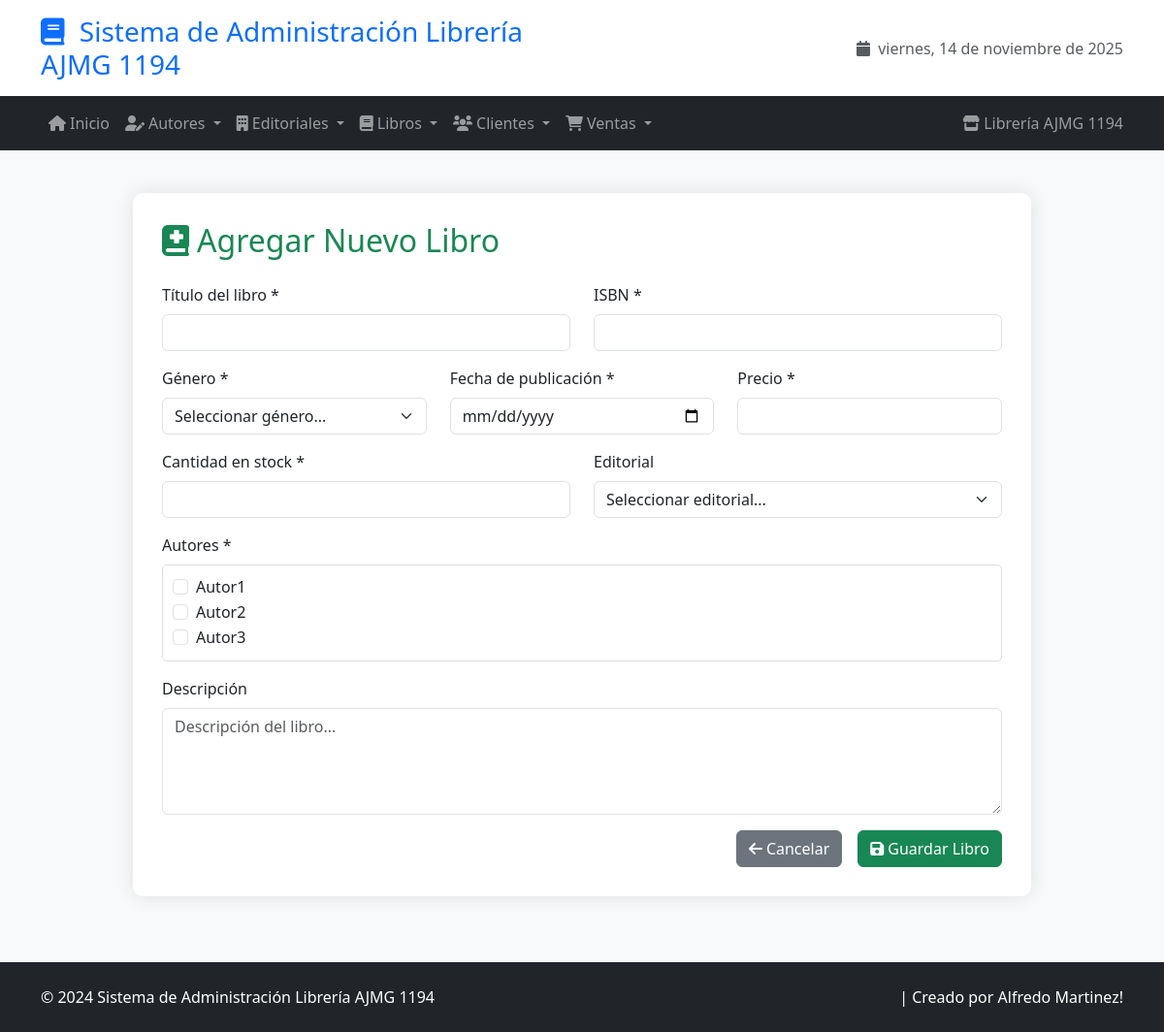
Screenshot of /libros/agregar/ with the database file from the repository.
### app_Libreria/models.py (models this page shows, shortened)
class Autor(models.Model):
    nombre = models.CharField(max_length=100, verbose_name="Nombre completo")
    nacionalidad = models.CharField(max_length=50, verbose_name="Nacionalidad")
    fecha_nacimiento = models.DateField(verbose_name="Fecha de nacimiento")
    fecha_fallecimiento = models.DateField(null=True, blank=True, verbose_name="Fecha de fallecimiento")
    biografia = models.TextField(verbose_name="Biografía", help_text="Breve biografía del autor")
    email = models.EmailField(verbose_name="Email de contacto", blank=True)
    activo = models.BooleanField(default=True, verbose_name="Autor activo")
    class Meta:
        verbose_name = "Autor"
        verbose_name_plural = "Autores"
        ordering = ['nombre']

### app_Libreria/views.py (the view, shortened to what this page needs)
# urls.py: path('libros/agregar/', views.agregar_libro, name='agregar_libro'),
def agregar_libro(request):
    autores = Autor.objects.all()
    editoriales = Editorial.objects.all()
    return render(request, 'libro/agregar_libro.html', {
        'autores': autores,
        'editoriales': editoriales
    })

### app_Libreria/templates/libro/agregar_libro.html (shortened to what this page needs)
{% extends 'base.html' %}
{% block content %}
<div class="row justify-content-center">
    <div class="col-md-10">
        <div class="main-content">
            <h2 class="mb-4 text-success">
                <i class="fas fa-book-medical me-2"></i>Agregar Nuevo Libro
            </h2>
            <form method="POST">
                <div class="row">
                    <div class="col-md-6 mb-3">
                        <label for="titulo" class="form-label">Título del libro *</label>
                        <input type="text" class="form-control" id="titulo" name="titulo" required>
                    </div>
                    <div class="col-md-6 mb-3">
                        <label for="isbn" class="form-label">ISBN *</label>
                        <input type="text" class="form-control" id="isbn" name="isbn" required maxlength="13">
                    </div>
                </div>
                <div class="row">
                    <div class="col-md-4 mb-3">
                        <label for="genero" class="form-label">Género *</label>
                        <select class="form-select" id="genero" name="genero" required>
                            <option value="">Seleccionar género...</option>
                        </select>
                    </div>
                    <div class="col-md-4 mb-3">
                        <label for="fecha_publicacion" class="form-label">Fecha de publicación *</label>
                        <input type="date" class="form-control" id="fecha_publicacion" name="fecha_publicacion" required>
                    </div>
                    <div class="col-md-4 mb-3">
                        <label for="precio" class="form-label">Precio *</label>
                        <input type="number" class="form-control" id="precio" name="precio" step="0.01" min="0" required>
                    </div>
                </div>
                <div class="row">
                    <div class="col-md-6 mb-3">
                        <label for="stock" class="form-label">Cantidad en stock *</label>
                        <input type="number" class="form-control" id="stock" name="stock" min="0" required>
                    </div>
                    <div class="col-md-6 mb-3">
                        <label for="editorial" class="form-label">Editorial</label>
                        <select class="form-select" id="editorial" name="editorial">
                            <option value="">Seleccionar editorial...</option>
                        </select>
                    </div>
                </div>
                <div class="mb-3">
                    <label class="form-label">Autores *</label>
                    <div style="max-height: 150px; overflow-y: auto; border: 1px solid #ddd; padding: 10px; border-radius: 5px;">
                        {% for autor in autores %}
                        <div class="form-check">
                            <input class="form-check-input" type="checkbox" name="autores" value="{{ autor.id }}" id="autor{{ autor.id }}">
                            <label class="form-check-label" for="autor{{ autor.id }}">
                                {{ autor.nombre }}
                            </label>
                        </div>
                        {% empty %}
                        <p class="text-muted">No hay autores registrados. <a href="{% url 'agregar_autor' %}">Agregar autor primero</a></p>
                        {% endfor %}
                    </div>
                </div>
                <div class="mb-3">
                    <label for="descripcion" class="form-label">Descripción</label>
                    <textarea class="form-control" id="descripcion" name="descripcion" rows="4"
                              placeholder="Descripción del libro..."></textarea>
                </div>
                <div class="d-grid gap-2 d-md-flex justify-content-md-end">
                    <a href="{% url 'ver_libros' %}" class="btn btn-secondary me-md-2">
                        <i class="fas fa-arrow-left me-1"></i>Cancelar
                    </a>
                    <button type="submit" class="btn btn-success">
                        <i class="fas fa-save me-1"></i>Guardar Libro
                    </button>
                </div>
            </form>
        </div>
    </div>
</div>
{% endblock %}

### app_Libreria/templates/base.html (style rules this page uses)
body { background-color: #f8f9fa; font-family: 'Segoe UI', Tahoma, Geneva, Verdana, sans-serif; }
.main-content { background-color: #ffffff; border-radius: 10px; box-shadow: 0 0 20px rgba(0,0,0,0.1); margin: 20px 0; padding: 30px; }

### rows the page displays
Autor: nombre "Autor1"
Autor: nombre "Autor2"
Autor: nombre "Autor3"
